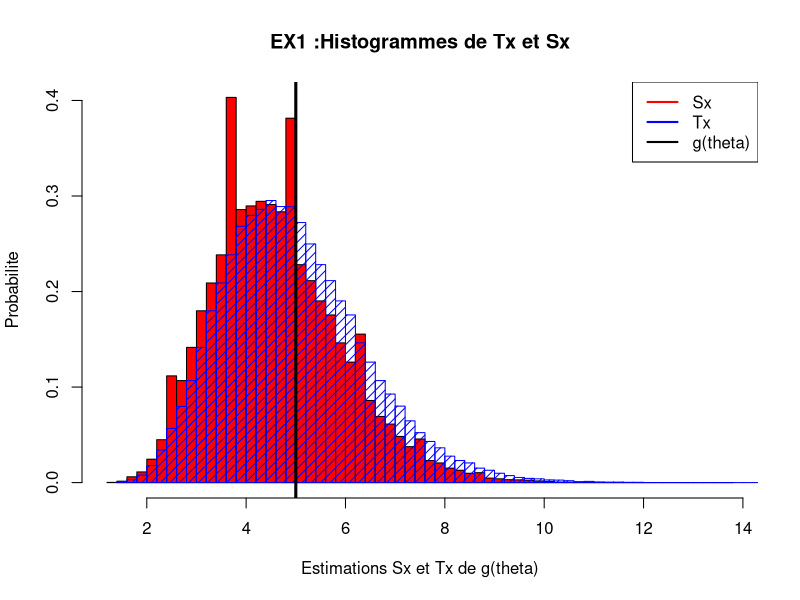
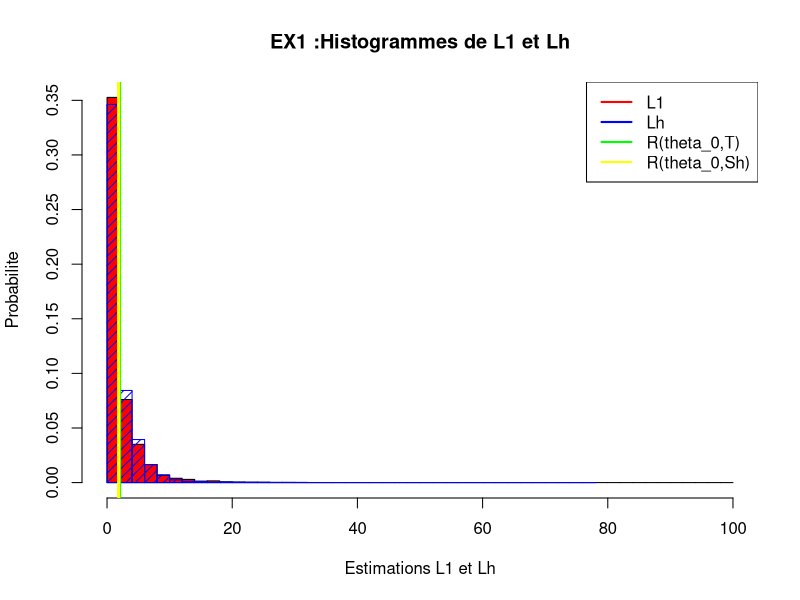
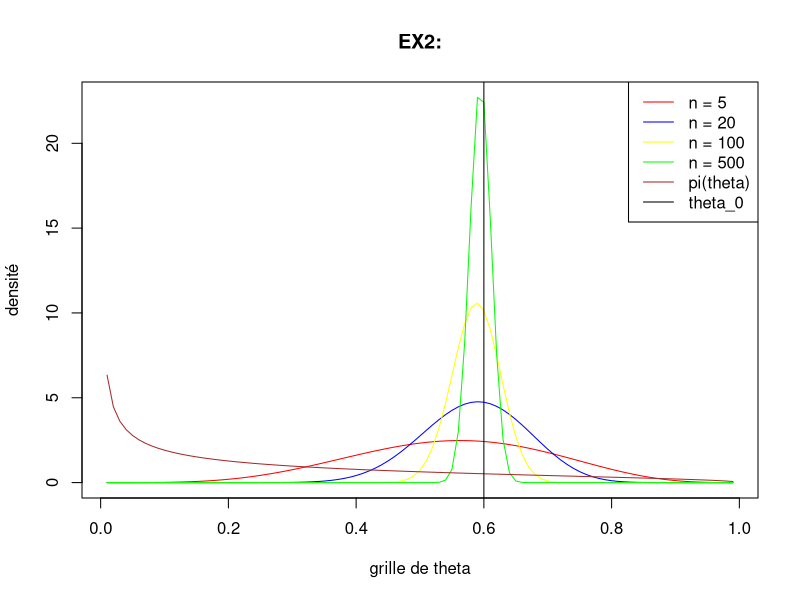
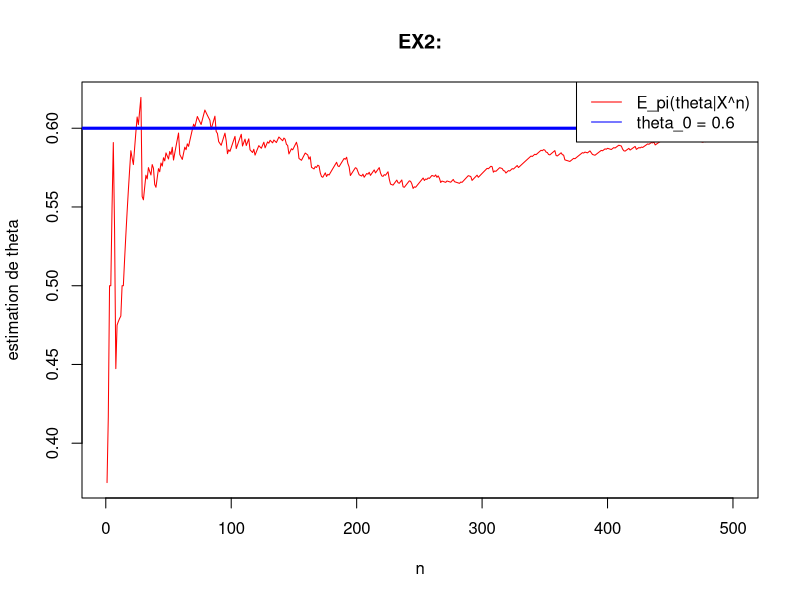
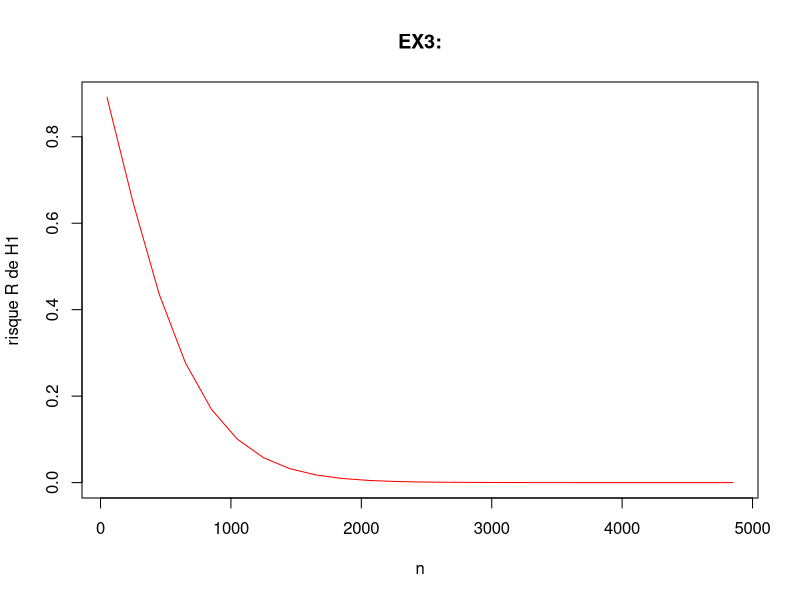

R code for these plots, in order:
# mini-projet
# auteur: Lieqiang GUO
# e-mail: lieqiang.guo@telecom-paristech.fr
# t??l: 33+0680766668


set.seed(42,kind="Marsaglia-Multicarry");

# Exercice:1

# etape: a
n <- 10; #taille de l'??chantillon
m <- 100000; # le nombre d'??chantillons M

theta_0 <- 0.2; # le vrai theta

g_theta= 1/theta_0;

h <- n/(n+1-theta_0); # h= h*(theta_0)

Z <- matrix(rgeom(n*m,theta_0),n,m);
Z <- Z + 1; # ~ Y+1

# etape: c

Tx <- t(apply(Z,2,'mean')); # vector colone
Sx <- h*Tx;

hist(Sx, col = "red", probability = TRUE, main = "EX1 :Histogrammes de Tx et Sx", breaks = 50,
     xlab = "Estimations Sx et Tx de g(theta)",
     ylab = "Probabilite")

hist(Tx, col = "blue", probability = TRUE, add = TRUE, density = 15, breaks = 50)

abline(v = 1/theta_0, lwd = 3)

legend("topright", lwd = 2, col = c("red", "blue", "black"),
       legend = c("Sx", "Tx", "g(theta)"))

# etape: d

L1= (Tx - mean(Tx))^2;
Lh= (Sx - mean(Tx))^2;

# etape: e

R_T_appro <- mean(L1);
R_S_appro <- mean(Lh);
R_T <- (1 - theta_0)/(n*theta_0^2);
R_S <- h^2*(1 - theta_0)/(n*theta_0^2) + ((h -1)/theta_0)^2;


# etape: f
dev.new() # un nouveau graphe

hist(L1, col = "red", probability = TRUE, main = "EX1 :Histogrammes de L1 et Lh", breaks = 50,
     xlab = "Estimations L1 et Lh",
     ylab = "Probabilite")

hist(Lh, col = "blue", probability = TRUE, add = TRUE, density = 15, breaks = 50)

abline(v = c(R_T,R_S), lwd = 3, col = c("green", "yellow"))

legend("topright", lwd = 2, col = c("red", "blue", "green", "yellow"),
       legend = c("L1", "Lh", "R(theta_0,T)", "R(theta_0,Sh)"))


# Exercice:2

theta_0 <- 0.6;

# etape: a

N <- 500;
X <- rgeom(N, theta_0) + 1;
grille <- seq(0, 1, by <- 0.01);
L <- length(grille);
grille <- grille[-c(1,L)]; # delete the first and the last elements in grille.

# etape: b
n_s <- c(5, 20, 100, 500);
a <- 1/2;
b <- 3/2;
col = c("red", "blue", "yellow", "green", "brown", "black");
densite_post <- c();
for (n in n_s){
  densite_post <- c(densite_post,dbeta(grille, a+n, b-n+sum(X[1:n])));
}

densite_pi <- dbeta(grille, a, b);
densite_post <- c(densite_post, densite_pi);
ylim <- range(min(densite_post),max(densite_post));
densite_Matrix <- t(matrix(densite_post,length(densite_pi),length(densite_post)/length(densite_pi)));
dev.new() # un nouveau graphe
plot(grille,densite_Matrix[1,],ylim = ylim, type = "l", col = col[1], ylab = "densité", xlab = "grille de theta");
title("EX2:")
for(i in (2:(length(densite_post)/length(densite_pi)))){
  lines(grille, densite_Matrix[i,], type = "l", col = col[i %% (length(col) + 1)]);
}

abline(v = theta_0, col ="black");

legend("topright", lwd = 1, col = col,
       legend = c("n = 5", "n = 20", "n = 100", "n = 500", "pi(theta)", "theta_0"));

# on peut regarder que les sommets de E_pi(theta|X^n) des differents n sont situés où le theta est equal 0.6. 
# donc on peut obtenir le vrai theta même si on le sais pas.

dev.new() # un nouveau graphe
n <- 1:N;
E_theta_x <- (a + n)/(a + b + cumsum(X));
plot(n, E_theta_x, type = "l", col = "red", ylab = "estimation de theta");
abline(h = theta_0, lwd = 3, col = "blue");
title("EX2:");
legend("topright", lwd = 1, col = c("red","blue"),
       legend = c("E_pi(theta|X^n)", "theta_0 = 0.6"));

# on peut regarder que quand n est plus grand, E_theta_x est plus proche du vrai theta. Le theta que le physicien croit et le vrai theta
# sont differents, mais on peut 

# Exercice: 3
#etape: a
a <- 5/100;
n <- c(10, 100, 1000);
quantille <- 1-a/2;
A_n <- qnorm(quantille)/sqrt(n);
t(matrix(c(n,A_n),3))
u <- 0.1;
n0 <- 0;
R_H1 <- c();
beta <- 0.95;
n <- seq(50,5000,200);
A_n <- qnorm(quantille)/sqrt(n);
for (i in n){
  temp_R_H1 <- pnorm(q = A_n[which(i==n)], mean = u, sd = sqrt(1/i)) - pnorm(q = - A_n[which(i==n)], mean = u, sd = sqrt(1/i));
  R_H1 <- c(R_H1, temp_R_H1);
}
n0 <- n[min(which((1 - R_H1) >= beta))];
n0
dev.new() # un nouveau graphe
plot(n, R_H1, type = 'l', xlab = "n", ylab = "risque R de H1", col = "red");
title("EX3:")
n <- seq(50,n0,1);
A_n <- qnorm(quantille)/sqrt(n);
R_H1 <- c();
for (i in n){
  temp_R_H1 <- pnorm(q = A_n[which(i==n)], mean = u, sd = sqrt(1/i)) - pnorm(q = - A_n[which(i==n)], mean = u, sd = sqrt(1/i));
  R_H1 <- c(R_H1, temp_R_H1);
}
n0 <- n[min(which((1 - R_H1) >= beta))];
n0